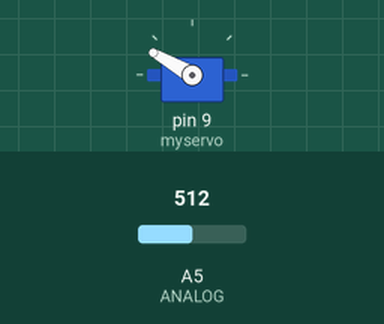
This sketch was run on a simulated Arduino Uno, built with avr-gcc and run on an emulated ATmega328P. Shown: servo. The inputs (shaded band) are chosen by the test bench; at power-on: A5 (ANALOG) = 512. What the sketch prints to the serial monitor is not drawn.

Above: at 0.3 s.
At 1.5 s:
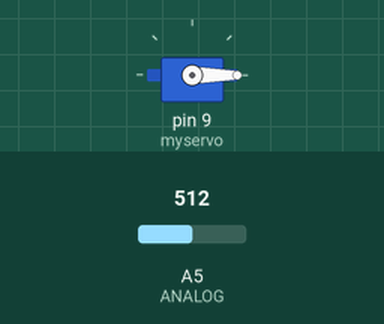
Timing chart, 0 to 3.0 s (numbered marks = the images above):
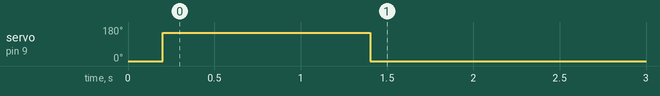

Measured:
- by itself, servo on pin 9 (myservo): 0° → 150° at 0.20 s, → 0° 1.2 s later

The sketch:

SplayController_No1.ino
```cpp
#include <Servo.h>
Servo myservo;

void setup() {
  // put your setup code here, to run once:
  //シリアル通信
  Serial.begin(9600);

  // サーボ用に9pinをPWM出力
  myservo.attach(9);

  // 0度にする
  myservo.write(0);
}

float Vcc = 5.0;  //電源電圧
float distance_1;
float distance_2;
int   sense_count = 0;

const int ANALOG = 5;//センサ信号入力

bool sensorCheck(){
  // put your main code here, to run repeatedly:

  // センサの出力地を距離に変換
  distance_1 = Vcc*analogRead(ANALOG)/1023;
  distance_2 = 26.549*pow(distance_1,-1.2091);
  //Serial.println(distance_2);

  // 15cmより近づいたらカウント
  if(distance_2 < 15)
    sense_count ++ ;
  else{
    sense_count = 0;
  }

  if( 3 == sense_count ){
    Serial.println("true");
    return true ;
  }else{
    return false;
  }
}

int count = 0;              // サーボ制御用のカウンター
const int trigger_on  = 27; // トリガーONをにするカウント値
const int trigger_off = 15; // トリガーOFFをにするカウント値

void loop() {
  // put your main code here, to run repeatedly:

  // センサーチェック
  if( count == 0 && sensorCheck() ){
    //Serial.println("oneShot");
    count = trigger_on ;
  }

  // カウンターの値によりサーボを駆動
  if(count == trigger_on){        // トリガーON
    myservo.write(150);
  }
  else if(count == trigger_off){  // トリガーOFF
    myservo.write(0);
  }

  // カウントダウン
  if( 0 < count && count <= trigger_on)
    count --;

  // 100ms停止
  delay(100);
}
```
